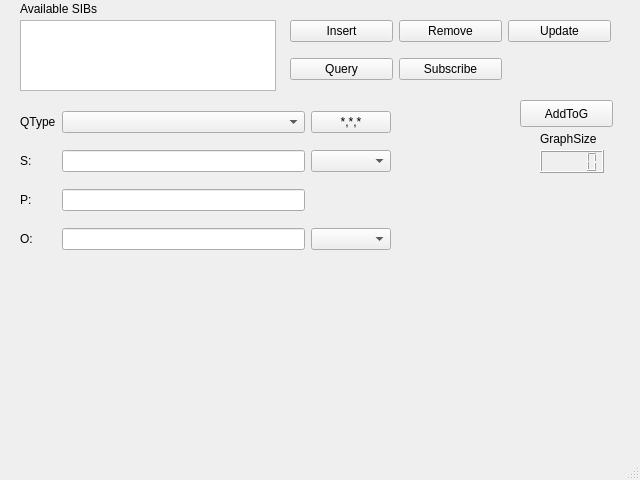
<?xml version="1.0" encoding="UTF-8"?>
<ui version="4.0">
 <class>QTestApp</class>
 <widget class="QMainWindow" name="QTestApp">
  <property name="geometry">
   <rect>
    <x>0</x>
    <y>0</y>
    <width>640</width>
    <height>480</height>
   </rect>
  </property>
  <property name="windowTitle">
   <string>MainWindow</string>
  </property>
  <widget class="QWidget" name="centralwidget">
   <widget class="QListWidget" name="sib_list">
    <property name="geometry">
     <rect>
      <x>20</x>
      <y>20</y>
      <width>256</width>
      <height>71</height>
     </rect>
    </property>
   </widget>
   <widget class="QWidget" name="gridLayoutWidget">
    <property name="geometry">
     <rect>
      <x>290</x>
      <y>10</y>
      <width>321</width>
      <height>81</height>
     </rect>
    </property>
    <layout class="QGridLayout" name="gridLayout">
     <item row="0" column="0">
      <widget class="QPushButton" name="insertButton">
       <property name="text">
        <string>Insert</string>
       </property>
      </widget>
     </item>
     <item row="0" column="1">
      <widget class="QPushButton" name="removeButton">
       <property name="text">
        <string>Remove</string>
       </property>
      </widget>
     </item>
     <item row="0" column="2">
      <widget class="QPushButton" name="updateButton">
       <property name="text">
        <string>Update</string>
       </property>
      </widget>
     </item>
     <item row="1" column="0">
      <widget class="QPushButton" name="queryButton">
       <property name="text">
        <string>Query</string>
       </property>
      </widget>
     </item>
     <item row="1" column="1">
      <widget class="QPushButton" name="subscribeButton">
       <property name="text">
        <string>Subscribe</string>
       </property>
      </widget>
     </item>
    </layout>
   </widget>
   <widget class="QWidget" name="gridLayoutWidget_2">
    <property name="geometry">
     <rect>
      <x>20</x>
      <y>100</y>
      <width>371</width>
      <height>161</height>
     </rect>
    </property>
    <layout class="QGridLayout" name="gridLayout_2">
     <item row="0" column="1">
      <widget class="QComboBox" name="qtypeComboBox"/>
     </item>
     <item row="0" column="0">
      <widget class="QLabel" name="label">
       <property name="text">
        <string>QType</string>
       </property>
      </widget>
     </item>
     <item row="0" column="2">
      <widget class="QPushButton" name="sibAnyButton">
       <property name="text">
        <string>*,*,*</string>
       </property>
      </widget>
     </item>
     <item row="1" column="0">
      <widget class="QLabel" name="label_2">
       <property name="text">
        <string>S:</string>
       </property>
      </widget>
     </item>
     <item row="1" column="1">
      <widget class="QLineEdit" name="subTxt"/>
     </item>
     <item row="1" column="2">
      <widget class="QComboBox" name="subTypeComboBox"/>
     </item>
     <item row="2" column="0">
      <widget class="QLabel" name="label_3">
       <property name="text">
        <string>P:</string>
       </property>
      </widget>
     </item>
     <item row="2" column="1">
      <widget class="QLineEdit" name="predTxt"/>
     </item>
     <item row="3" column="0">
      <widget class="QLabel" name="label_4">
       <property name="text">
        <string>O:</string>
       </property>
      </widget>
     </item>
     <item row="3" column="1">
      <widget class="QLineEdit" name="objTxt"/>
     </item>
     <item row="3" column="2">
      <widget class="QComboBox" name="objTypeComboBox"/>
     </item>
    </layout>
   </widget>
   <widget class="QLabel" name="label_5">
    <property name="geometry">
     <rect>
      <x>20</x>
      <y>0</y>
      <width>161</width>
      <height>17</height>
     </rect>
    </property>
    <property name="text">
     <string>Available SIBs</string>
    </property>
   </widget>
   <widget class="QLCDNumber" name="graph_size">
    <property name="geometry">
     <rect>
      <x>540</x>
      <y>150</y>
      <width>64</width>
      <height>23</height>
     </rect>
    </property>
   </widget>
   <widget class="QLabel" name="label_6">
    <property name="geometry">
     <rect>
      <x>540</x>
      <y>130</y>
      <width>71</width>
      <height>17</height>
     </rect>
    </property>
    <property name="text">
     <string>GraphSize</string>
    </property>
   </widget>
   <widget class="QPushButton" name="addToGraphButton">
    <property name="geometry">
     <rect>
      <x>520</x>
      <y>100</y>
      <width>93</width>
      <height>27</height>
     </rect>
    </property>
    <property name="text">
     <string>AddToG</string>
    </property>
   </widget>
  </widget>
  <widget class="QStatusBar" name="statusbar"/>
  <widget class="QMenuBar" name="menuBar">
   <property name="geometry">
    <rect>
     <x>0</x>
     <y>0</y>
     <width>640</width>
     <height>25</height>
    </rect>
   </property>
  </widget>
 </widget>
 <resources/>
 <connections/>
</ui>
